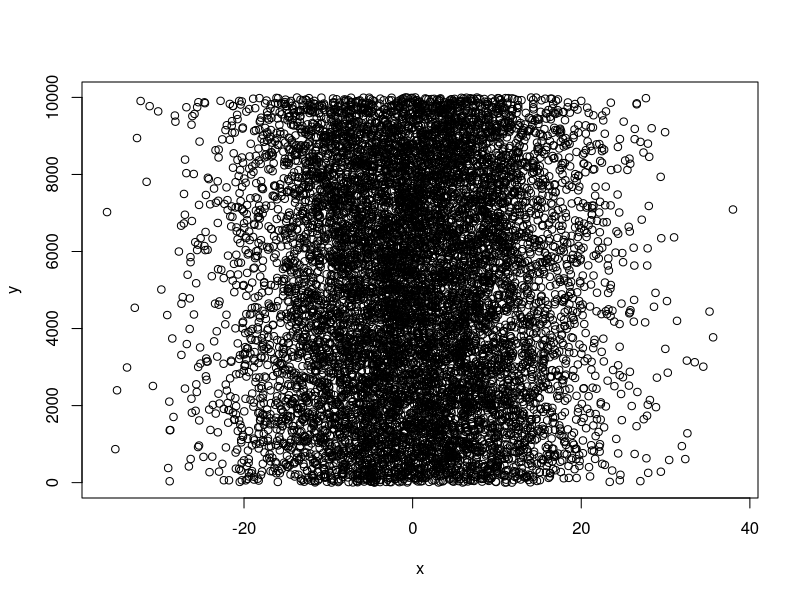
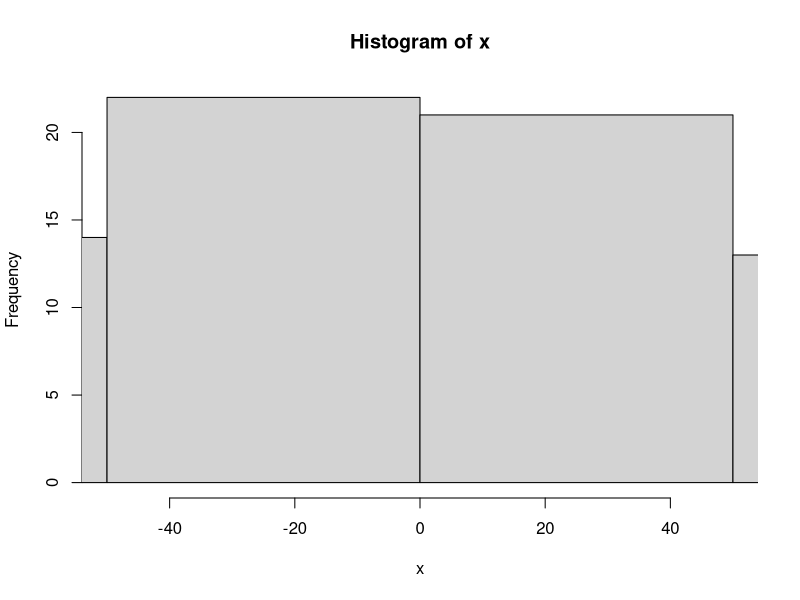
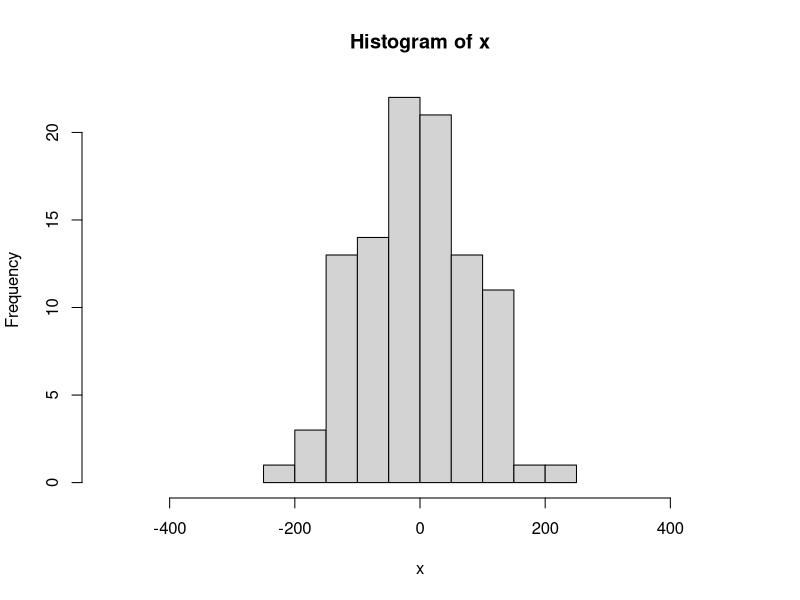

Generate these figures, in order, with R:
## ---- chunk 1
4*4
## ---- chunk 2
(4+3*2^2)
## ---- chunk 3

x <- 2
x*3
y <- x * 3
y-2

## ---- chunk 4
y <- 67
print(y)

x <- 124
z <- (x*y)^2
print(z)
## ---- chunk 5
x <- "I Love"
print (x)
y <- "Biostatistics"
print (y)
z <- c(x,y)
print (z)
## ---- chunk 6
class(NA)
## ---- chunk 7
num <- c(0,1,2,NA,4)
mean(num)
mean(num, na.rm = TRUE)
is.na(num)
## ---- chunk 8
x <- c(2,3,4,2,1,2,4,5,10,8,9)
print(x)
x_plus <- x+1
print(x_plus)
## ---- chunk 9
seq_1 <- seq(0.0, 10.0, by = 0.1)
print(seq_1)
seq_2 <- seq(10.0, 0.0, by = -0.1)
print(seq_2)
## ---- chunk 10
seq_square <- (seq_2)*(seq_2)
print(seq_square)
## ---- chunk 11
seq_square_new <- (seq_2)^2
print(seq_square_new)
## ---- chunk 12
x <- rnorm (10000, 0, 10)
y <- sample (1:10000, 10000, replace = T)
xy <- cbind(x,y)
plot(x,y) 
## ---- chunk 13
x <-rnorm(100, 0, 100)
print (x)
hist(x, xlim = c(-50,50))
hist(x, xlim = c(-500,500))
